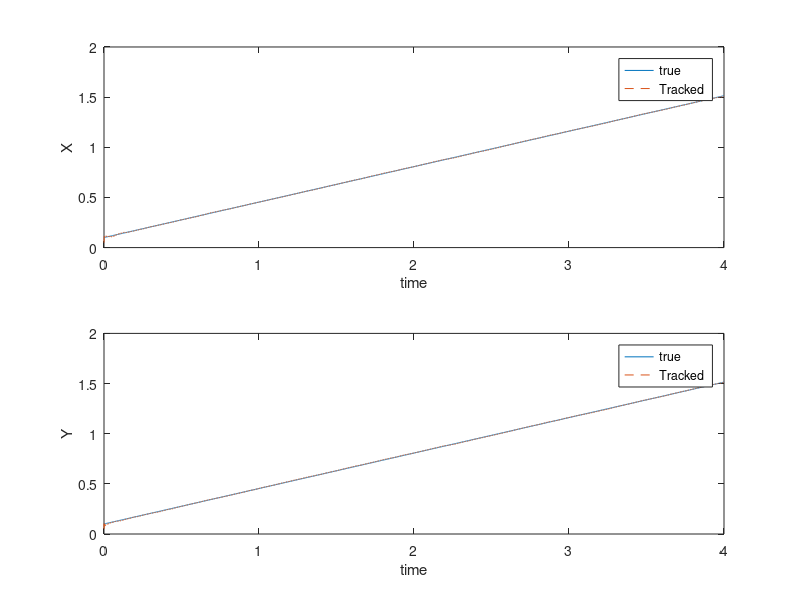
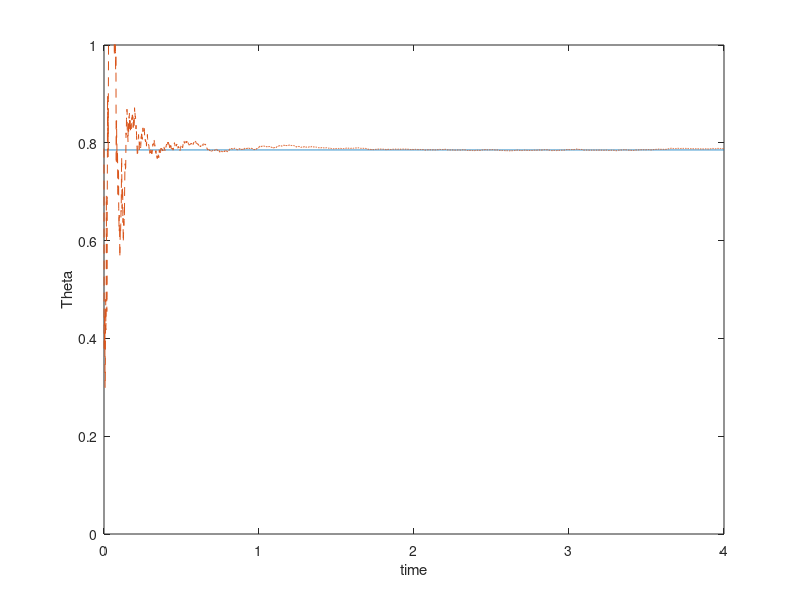

The MATLAB script that drew these images, in order:
clc
close all
clear all


dt = 0.001;
v = .5;
head_ang = pi/4;


C = [1 0 0;
    0 1 0];
R = diag([.001 .001]);

Q = diag([.1 .01]);
P_pl = eye(3);

X_hat_0 = [0;0;0];
X_0 = [.1;.1;head_ang];
X_hat_0 = X_0/2;


X(:,1)= X_0;
Y(:,1) = C*X(:,1);
t(1) = 0;
X_hat(:,1)= X_hat_0;

for i = 1:4000
    u = [.5;0];
        
    t(i+1) = t(i)+dt;
    % True process
    X(:,i+1)= X(:,i) + dt*[u(1)*cos(X(3,i));
        u(1)*sin(X(3,i));
        u(2);];
    Y(:,i+1) = C*X(:,i+1) + sqrt(R)*randn(size(C,1),1);  %*randn(2,1);
    % Observer model
        
    dFdx = [0 0 -v*sin(X_hat(3,i)); 0 0 v*cos(X_hat(3,i)); 0 0 0 ];
    dFdx_d = eye(3) + dt*dFdx;
    
    F = [dt*cos(X_hat(3,i)) 0;
    dt*sin(X_hat(3,i)) 0;
    0 dt];
    
    P_mi = dFdx_d*P_pl*dFdx_d' + F*Q*F';
       
    X_hat(:,i+1) = X_hat(:,i) + dt*[u(1)*cos(X_hat(3,i));
            u(1)*sin(X_hat(3,i));
          u(2);];
    Y_hat(:,i+1) = C*X_hat(:,i+1);
    % Update based on measurement
    e_Y  = Y(:,i+1) - Y_hat(:,i+1);
    S = C*P_mi*C'+R;
    K = P_mi*C'*inv(S);
    P_pl = (eye(3) - K*C)*P_mi;
    X_hat(:,i+1)=X_hat(:,i+1) + K*e_Y;
end
X_hat(3,1) = X_hat(3,end);
P_pl = P_mi;

figure;
subplot(2,1,1)
plot(t,X(1,:),t,X_hat(1,:),'--')
legend('true','Tracked')
%axis([0 2.5 0 40])
xlabel('time')
ylabel('X')
axis([0 4 0 2])
subplot(2,1,2)
plot(t,X(2,:),t,X_hat(2,:),'--')
legend('true','Tracked')
xlabel('time')
ylabel('Y')
axis([0 4 0 2])
figure;
plot(t,X(3,:),t,X_hat(3,:),'--')
axis([0 4 0 1])
xlabel('time')
ylabel('Theta')
%axis([0 2.5 0 2])figure;